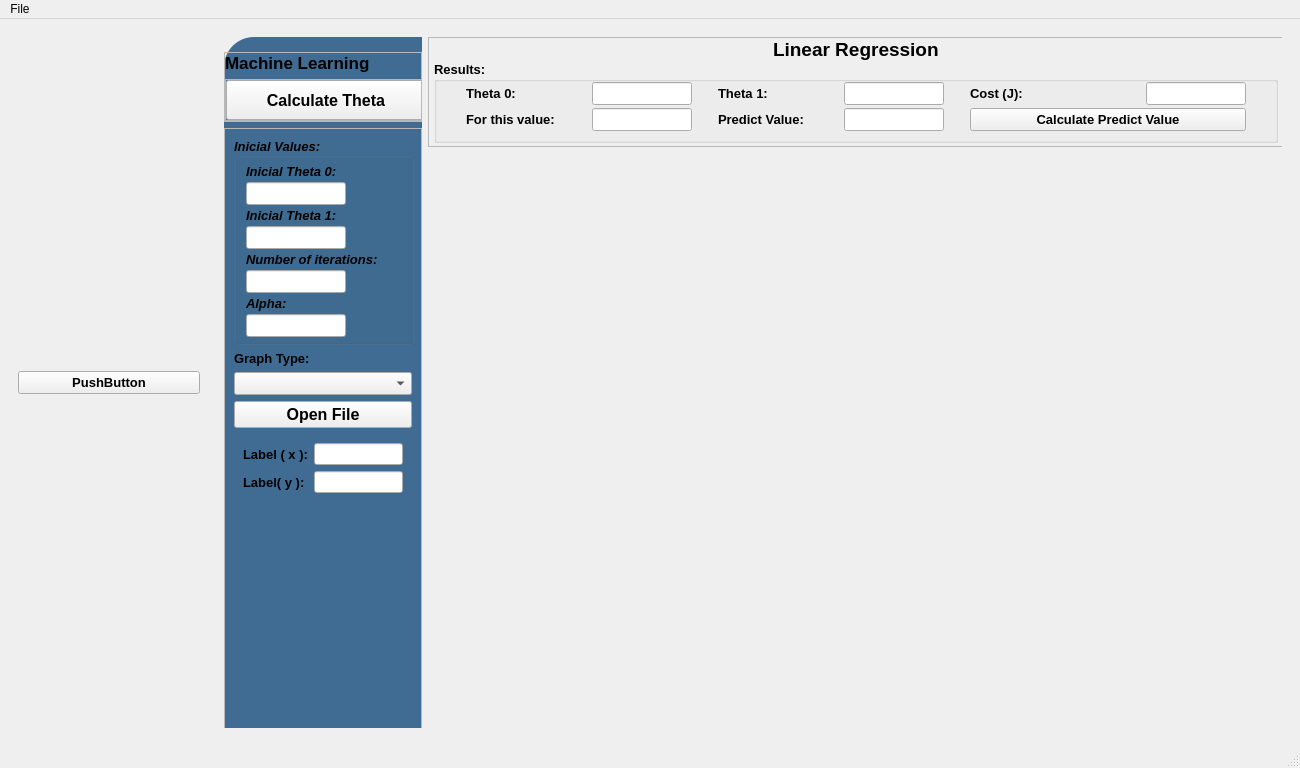
<?xml version="1.0" encoding="UTF-8"?>
<ui version="4.0">
 <class>MainWindow</class>
 <widget class="QMainWindow" name="MainWindow">
  <property name="geometry">
   <rect>
    <x>0</x>
    <y>0</y>
    <width>1300</width>
    <height>768</height>
   </rect>
  </property>
  <property name="windowTitle">
   <string>MainWindow</string>
  </property>
  <property name="styleSheet">
   <string notr="true"/>
  </property>
  <widget class="QWidget" name="centralwidget">
   <property name="font">
    <font>
     <pointsize>10</pointsize>
     <weight>75</weight>
     <bold>true</bold>
    </font>
   </property>
   <property name="styleSheet">
    <string notr="true">#leftwidget{ background-color :#406c93 ;border-top-left-radius:30px}

#headerframe{background-color :#e77b10;
border:2px solid #996236; border-top-left-radius:30px
}

#Title_graph,  #resultBox{color: #e6d07a}

#theta0_label,#theta1_label, #head_label_right,#InicialBox,#graph_label_gbox,#Alpha_label,#Itera_label,#Drag_drop_groupBox{color: #e5efbc}
#theta_m0_label, #theta_m1_label,#Cost_label,#PValue_label,#Value_predicted_label{color: #e4efb8}

#axe_x_label, #axe_y_label{color: #e4efb8}

#Calculate_btn{background-color:#e8e7e7; padding: 10px;
text-align:center; border-top-left-radius:20px}

#Btn_Open_file{background-color:#e8e7e7; padding: 8px;
text-align:center}


</string>
   </property>
   <layout class="QHBoxLayout" name="horizontalLayout">
    <item>
     <widget class="QWidget" name="left_widget_menu" native="true">
      <property name="minimumSize">
       <size>
        <width>200</width>
        <height>0</height>
       </size>
      </property>
      <property name="maximumSize">
       <size>
        <width>200</width>
        <height>16777215</height>
       </size>
      </property>
      <layout class="QVBoxLayout" name="verticalLayout_15">
       <item>
        <widget class="QPushButton" name="pushButton">
         <property name="text">
          <string>PushButton</string>
         </property>
        </widget>
       </item>
      </layout>
     </widget>
    </item>
    <item>
     <widget class="QWidget" name="widget_main_stuck" native="true">
      <layout class="QHBoxLayout" name="horizontalLayout_6">
       <item>
        <widget class="QStackedWidget" name="stackedWidget_2">
         <property name="currentIndex">
          <number>0</number>
         </property>
         <widget class="QWidget" name="page">
          <widget class="QWidget" name="leftwidget" native="true">
           <property name="geometry">
            <rect>
             <x>0</x>
             <y>0</y>
             <width>198</width>
             <height>709</height>
            </rect>
           </property>
           <property name="minimumSize">
            <size>
             <width>198</width>
             <height>0</height>
            </size>
           </property>
           <property name="maximumSize">
            <size>
             <width>198</width>
             <height>16777215</height>
            </size>
           </property>
           <layout class="QVBoxLayout" name="verticalLayout_8">
            <property name="spacing">
             <number>6</number>
            </property>
            <property name="leftMargin">
             <number>0</number>
            </property>
            <property name="topMargin">
             <number>15</number>
            </property>
            <property name="rightMargin">
             <number>0</number>
            </property>
            <property name="bottomMargin">
             <number>0</number>
            </property>
            <item alignment="Qt::AlignRight">
             <widget class="QFrame" name="frame_4">
              <property name="frameShape">
               <enum>QFrame::StyledPanel</enum>
              </property>
              <property name="frameShadow">
               <enum>QFrame::Raised</enum>
              </property>
              <layout class="QVBoxLayout" name="verticalLayout_9">
               <property name="leftMargin">
                <number>0</number>
               </property>
               <property name="topMargin">
                <number>0</number>
               </property>
               <property name="rightMargin">
                <number>0</number>
               </property>
               <property name="bottomMargin">
                <number>0</number>
               </property>
               <item alignment="Qt::AlignTop">
                <widget class="QLabel" name="head_label_right_2">
                 <property name="font">
                  <font>
                   <pointsize>13</pointsize>
                   <weight>75</weight>
                   <bold>true</bold>
                  </font>
                 </property>
                 <property name="text">
                  <string>Machine Learning</string>
                 </property>
                </widget>
               </item>
               <item alignment="Qt::AlignRight">
                <widget class="QFrame" name="frame_5">
                 <property name="frameShape">
                  <enum>QFrame::StyledPanel</enum>
                 </property>
                 <property name="frameShadow">
                  <enum>QFrame::Raised</enum>
                 </property>
                 <layout class="QVBoxLayout" name="verticalLayout_10">
                  <property name="spacing">
                   <number>0</number>
                  </property>
                  <property name="leftMargin">
                   <number>0</number>
                  </property>
                  <property name="topMargin">
                   <number>0</number>
                  </property>
                  <property name="rightMargin">
                   <number>0</number>
                  </property>
                  <property name="bottomMargin">
                   <number>0</number>
                  </property>
                  <item alignment="Qt::AlignRight">
                   <widget class="QPushButton" name="Calculate_btn_2">
                    <property name="sizePolicy">
                     <sizepolicy hsizetype="Expanding" vsizetype="Fixed">
                      <horstretch>0</horstretch>
                      <verstretch>0</verstretch>
                     </sizepolicy>
                    </property>
                    <property name="minimumSize">
                     <size>
                      <width>200</width>
                      <height>40</height>
                     </size>
                    </property>
                    <property name="maximumSize">
                     <size>
                      <width>200</width>
                      <height>40</height>
                     </size>
                    </property>
                    <property name="font">
                     <font>
                      <pointsize>12</pointsize>
                      <weight>75</weight>
                      <bold>true</bold>
                     </font>
                    </property>
                    <property name="text">
                     <string>Calculate Theta</string>
                    </property>
                    <property name="icon">
                     <iconset resource="resources.qrc">
                      <normaloff>:/blue/assets/imagenes/Blue258aad/airplay.svg</normaloff>:/blue/assets/imagenes/Blue258aad/airplay.svg</iconset>
                    </property>
                    <property name="iconSize">
                     <size>
                      <width>20</width>
                      <height>20</height>
                     </size>
                    </property>
                   </widget>
                  </item>
                 </layout>
                </widget>
               </item>
              </layout>
             </widget>
            </item>
            <item>
             <widget class="QFrame" name="frame_6">
              <property name="frameShape">
               <enum>QFrame::StyledPanel</enum>
              </property>
              <property name="frameShadow">
               <enum>QFrame::Raised</enum>
              </property>
              <layout class="QVBoxLayout" name="verticalLayout_11">
               <item>
                <widget class="QGroupBox" name="InicialBox_2">
                 <property name="minimumSize">
                  <size>
                   <width>180</width>
                   <height>0</height>
                  </size>
                 </property>
                 <property name="maximumSize">
                  <size>
                   <width>180</width>
                   <height>16777215</height>
                  </size>
                 </property>
                 <property name="font">
                  <font>
                   <pointsize>10</pointsize>
                   <weight>75</weight>
                   <italic>true</italic>
                   <bold>true</bold>
                  </font>
                 </property>
                 <property name="title">
                  <string>Inicial Values:</string>
                 </property>
                 <layout class="QVBoxLayout" name="verticalLayout_12">
                  <property name="spacing">
                   <number>3</number>
                  </property>
                  <property name="topMargin">
                   <number>5</number>
                  </property>
                  <property name="bottomMargin">
                   <number>5</number>
                  </property>
                  <item>
                   <widget class="QLabel" name="theta0_label_2">
                    <property name="font">
                     <font>
                      <pointsize>10</pointsize>
                      <weight>75</weight>
                      <bold>true</bold>
                     </font>
                    </property>
                    <property name="text">
                     <string>Inicial Theta 0:</string>
                    </property>
                   </widget>
                  </item>
                  <item>
                   <widget class="QLineEdit" name="theta_2">
                    <property name="minimumSize">
                     <size>
                      <width>100</width>
                      <height>0</height>
                     </size>
                    </property>
                    <property name="maximumSize">
                     <size>
                      <width>100</width>
                      <height>16777215</height>
                     </size>
                    </property>
                   </widget>
                  </item>
                  <item>
                   <widget class="QLabel" name="theta1_label_2">
                    <property name="font">
                     <font>
                      <pointsize>10</pointsize>
                      <weight>75</weight>
                      <bold>true</bold>
                     </font>
                    </property>
                    <property name="text">
                     <string>Inicial Theta 1:</string>
                    </property>
                   </widget>
                  </item>
                  <item>
                   <widget class="QLineEdit" name="theta_3">
                    <property name="minimumSize">
                     <size>
                      <width>100</width>
                      <height>0</height>
                     </size>
                    </property>
                    <property name="maximumSize">
                     <size>
                      <width>100</width>
                      <height>16777215</height>
                     </size>
                    </property>
                   </widget>
                  </item>
                  <item>
                   <widget class="QLabel" name="Itera_label_2">
                    <property name="font">
                     <font>
                      <pointsize>10</pointsize>
                      <weight>75</weight>
                      <bold>true</bold>
                     </font>
                    </property>
                    <property name="text">
                     <string>Number of iterations:</string>
                    </property>
                   </widget>
                  </item>
                  <item>
                   <widget class="QLineEdit" name="value_iterations_2">
                    <property name="minimumSize">
                     <size>
                      <width>100</width>
                      <height>0</height>
                     </size>
                    </property>
                    <property name="maximumSize">
                     <size>
                      <width>100</width>
                      <height>16777215</height>
                     </size>
                    </property>
                   </widget>
                  </item>
                  <item>
                   <widget class="QLabel" name="Alpha_label_2">
                    <property name="font">
                     <font>
                      <pointsize>10</pointsize>
                      <weight>75</weight>
                      <bold>true</bold>
                     </font>
                    </property>
                    <property name="text">
                     <string>Alpha:</string>
                    </property>
                   </widget>
                  </item>
                  <item>
                   <widget class="QLineEdit" name="Alpha_2">
                    <property name="minimumSize">
                     <size>
                      <width>100</width>
                      <height>0</height>
                     </size>
                    </property>
                    <property name="maximumSize">
                     <size>
                      <width>100</width>
                      <height>16777215</height>
                     </size>
                    </property>
                   </widget>
                  </item>
                 </layout>
                </widget>
               </item>
               <item>
                <widget class="QLabel" name="graph_label_gbox_2">
                 <property name="font">
                  <font>
                   <pointsize>10</pointsize>
                   <weight>75</weight>
                   <bold>true</bold>
                  </font>
                 </property>
                 <property name="text">
                  <string>Graph Type:</string>
                 </property>
                </widget>
               </item>
               <item>
                <widget class="QComboBox" name="Graph_cboBox_2">
                 <property name="font">
                  <font>
                   <pointsize>10</pointsize>
                   <italic>true</italic>
                  </font>
                 </property>
                 <property name="toolTip">
                  <string>&lt;html&gt;&lt;head/&gt;&lt;body&gt;&lt;p&gt;Surface the graphs&lt;/p&gt;&lt;/body&gt;&lt;/html&gt;</string>
                 </property>
                </widget>
               </item>
               <item>
                <widget class="QPushButton" name="Btn_Open_file_2">
                 <property name="font">
                  <font>
                   <pointsize>12</pointsize>
                   <weight>75</weight>
                   <bold>true</bold>
                  </font>
                 </property>
                 <property name="text">
                  <string>Open File</string>
                 </property>
                 <property name="icon">
                  <iconset resource="resources.qrc">
                   <normaloff>:/blue/assets/imagenes/Blue258aad/folder-plus.svg</normaloff>:/blue/assets/imagenes/Blue258aad/folder-plus.svg</iconset>
                 </property>
                 <property name="iconSize">
                  <size>
                   <width>20</width>
                   <height>20</height>
                  </size>
                 </property>
                </widget>
               </item>
               <item>
                <widget class="QWidget" name="label_XY_label_widget_2" native="true">
                 <layout class="QGridLayout" name="gridLayout_3">
                  <item row="0" column="0">
                   <widget class="QLabel" name="axe_x_label_2">
                    <property name="font">
                     <font>
                      <pointsize>10</pointsize>
                      <weight>75</weight>
                      <bold>true</bold>
                     </font>
                    </property>
                    <property name="text">
                     <string>Label ( x ):</string>
                    </property>
                   </widget>
                  </item>
                  <item row="0" column="1">
                   <widget class="QLineEdit" name="axe_x_Qline_2"/>
                  </item>
                  <item row="1" column="1">
                   <widget class="QLineEdit" name="axe_y_Qline_2"/>
                  </item>
                  <item row="1" column="0">
                   <widget class="QLabel" name="axe_y_label_2">
                    <property name="font">
                     <font>
                      <pointsize>10</pointsize>
                      <weight>75</weight>
                      <bold>true</bold>
                     </font>
                    </property>
                    <property name="text">
                     <string>Label( y ):</string>
                    </property>
                   </widget>
                  </item>
                 </layout>
                </widget>
               </item>
               <item>
                <spacer name="verticalSpacer_2">
                 <property name="orientation">
                  <enum>Qt::Vertical</enum>
                 </property>
                 <property name="sizeHint" stdset="0">
                  <size>
                   <width>20</width>
                   <height>40</height>
                  </size>
                 </property>
                </spacer>
               </item>
              </layout>
             </widget>
            </item>
           </layout>
          </widget>
          <widget class="QWidget" name="righthwidget" native="true">
           <property name="geometry">
            <rect>
             <x>204</x>
             <y>0</y>
             <width>856</width>
             <height>709</height>
            </rect>
           </property>
           <layout class="QVBoxLayout" name="verticalLayout_13">
            <property name="spacing">
             <number>0</number>
            </property>
            <property name="leftMargin">
             <number>0</number>
            </property>
            <property name="topMargin">
             <number>0</number>
            </property>
            <property name="rightMargin">
             <number>0</number>
            </property>
            <property name="bottomMargin">
             <number>0</number>
            </property>
            <item alignment="Qt::AlignTop">
             <widget class="QWidget" name="headerwidget_2" native="true">
              <layout class="QHBoxLayout" name="horizontalLayout_4">
               <property name="spacing">
                <number>0</number>
               </property>
               <property name="leftMargin">
                <number>0</number>
               </property>
               <property name="topMargin">
                <number>0</number>
               </property>
               <property name="rightMargin">
                <number>0</number>
               </property>
               <property name="bottomMargin">
                <number>0</number>
               </property>
               <item alignment="Qt::AlignTop">
                <widget class="QFrame" name="headerframe_2">
                 <property name="frameShape">
                  <enum>QFrame::StyledPanel</enum>
                 </property>
                 <property name="frameShadow">
                  <enum>QFrame::Raised</enum>
                 </property>
                 <layout class="QVBoxLayout" name="verticalLayout_14">
                  <property name="spacing">
                   <number>0</number>
                  </property>
                  <property name="leftMargin">
                   <number>5</number>
                  </property>
                  <property name="topMargin">
                   <number>0</number>
                  </property>
                  <property name="rightMargin">
                   <number>5</number>
                  </property>
                  <property name="bottomMargin">
                   <number>3</number>
                  </property>
                  <item alignment="Qt::AlignHCenter|Qt::AlignTop">
                   <widget class="QLabel" name="Title_graph_2">
                    <property name="font">
                     <font>
                      <pointsize>14</pointsize>
                      <weight>75</weight>
                      <bold>true</bold>
                     </font>
                    </property>
                    <property name="text">
                     <string>Linear Regression</string>
                    </property>
                   </widget>
                  </item>
                  <item alignment="Qt::AlignTop">
                   <widget class="QGroupBox" name="resultBox_2">
                    <property name="font">
                     <font>
                      <pointsize>10</pointsize>
                      <weight>75</weight>
                      <bold>true</bold>
                     </font>
                    </property>
                    <property name="title">
                     <string>Results:</string>
                    </property>
                    <layout class="QGridLayout" name="gridLayout_4">
                     <property name="leftMargin">
                      <number>9</number>
                     </property>
                     <property name="topMargin">
                      <number>0</number>
                     </property>
                     <property name="verticalSpacing">
                      <number>3</number>
                     </property>
                     <item row="2" column="2">
                      <widget class="QLabel" name="Value_predicted_label_2">
                       <property name="font">
                        <font>
                         <pointsize>10</pointsize>
                         <weight>75</weight>
                         <bold>true</bold>
                        </font>
                       </property>
                       <property name="text">
                        <string>Predict Value:</string>
                       </property>
                      </widget>
                     </item>
                     <item row="2" column="3">
                      <widget class="QLineEdit" name="Value_predicted_2">
                       <property name="minimumSize">
                        <size>
                         <width>75</width>
                         <height>0</height>
                        </size>
                       </property>
                       <property name="maximumSize">
                        <size>
                         <width>100</width>
                         <height>16777215</height>
                        </size>
                       </property>
                      </widget>
                     </item>
                     <item row="2" column="0">
                      <widget class="QLabel" name="PValue_label_2">
                       <property name="font">
                        <font>
                         <pointsize>10</pointsize>
                         <weight>75</weight>
                         <bold>true</bold>
                        </font>
                       </property>
                       <property name="text">
                        <string>For this value:</string>
                       </property>
                      </widget>
                     </item>
                     <item row="1" column="4">
                      <widget class="QLabel" name="Cost_label_2">
                       <property name="minimumSize">
                        <size>
                         <width>100</width>
                         <height>0</height>
                        </size>
                       </property>
                       <property name="maximumSize">
                        <size>
                         <width>150</width>
                         <height>16777215</height>
                        </size>
                       </property>
                       <property name="font">
                        <font>
                         <pointsize>10</pointsize>
                         <weight>75</weight>
                         <bold>true</bold>
                        </font>
                       </property>
                       <property name="text">
                        <string>Cost (J):</string>
                       </property>
                      </widget>
                     </item>
                     <item row="1" column="0">
                      <widget class="QLabel" name="theta_m0_label_2">
                       <property name="minimumSize">
                        <size>
                         <width>100</width>
                         <height>0</height>
                        </size>
                       </property>
                       <property name="maximumSize">
                        <size>
                         <width>100</width>
                         <height>16777215</height>
                        </size>
                       </property>
                       <property name="font">
                        <font>
                         <pointsize>10</pointsize>
                         <weight>75</weight>
                         <bold>true</bold>
                        </font>
                       </property>
                       <property name="text">
                        <string>Theta 0:</string>
                       </property>
                      </widget>
                     </item>
                     <item row="1" column="2">
                      <widget class="QLabel" name="theta_m1_label_2">
                       <property name="minimumSize">
                        <size>
                         <width>100</width>
                         <height>0</height>
                        </size>
                       </property>
                       <property name="maximumSize">
                        <size>
                         <width>100</width>
                         <height>16777215</height>
                        </size>
                       </property>
                       <property name="font">
                        <font>
                         <pointsize>10</pointsize>
                         <weight>75</weight>
                         <bold>true</bold>
                        </font>
                       </property>
                       <property name="text">
                        <string>Theta 1:</string>
                       </property>
                      </widget>
                     </item>
                     <item row="2" column="4" colspan="2">
                      <widget class="QPushButton" name="Btn_predictvalue_2">
                       <property name="text">
                        <string>Calculate Predict Value</string>
                       </property>
                      </widget>
                     </item>
                     <item row="1" column="3">
                      <widget class="QLineEdit" name="theta1_Qline_2">
                       <property name="minimumSize">
                        <size>
                         <width>75</width>
                         <height>0</height>
                        </size>
                       </property>
                       <property name="maximumSize">
                        <size>
                         <width>100</width>
                         <height>16777215</height>
                        </size>
                       </property>
                      </widget>
                     </item>
                     <item row="1" column="5">
                      <widget class="QLineEdit" name="Cost_QLine_2">
                       <property name="minimumSize">
                        <size>
                         <width>75</width>
                         <height>0</height>
                        </size>
                       </property>
                       <property name="maximumSize">
                        <size>
                         <width>100</width>
                         <height>16777215</height>
                        </size>
                       </property>
                      </widget>
                     </item>
                     <item row="1" column="1">
                      <widget class="QLineEdit" name="theta0_Qline_2">
                       <property name="minimumSize">
                        <size>
                         <width>75</width>
                         <height>0</height>
                        </size>
                       </property>
                       <property name="maximumSize">
                        <size>
                         <width>100</width>
                         <height>16777215</height>
                        </size>
                       </property>
                      </widget>
                     </item>
                     <item row="2" column="1">
                      <widget class="QLineEdit" name="PValue_lineEdit_2">
                       <property name="minimumSize">
                        <size>
                         <width>75</width>
                         <height>0</height>
                        </size>
                       </property>
                       <property name="maximumSize">
                        <size>
                         <width>100</width>
                         <height>16777215</height>
                        </size>
                       </property>
                      </widget>
                     </item>
                    </layout>
                   </widget>
                  </item>
                 </layout>
                </widget>
               </item>
              </layout>
             </widget>
            </item>
            <item>
             <widget class="QWidget" name="graphwidget_2" native="true">
              <property name="minimumSize">
               <size>
                <width>0</width>
                <height>430</height>
               </size>
              </property>
              <property name="maximumSize">
               <size>
                <width>16777215</width>
                <height>430</height>
               </size>
              </property>
              <layout class="QHBoxLayout" name="horizontalLayout_5">
               <property name="leftMargin">
                <number>0</number>
               </property>
               <item>
                <widget class="QStackedWidget" name="stackedWidget_3">
                 <property name="currentIndex">
                  <number>0</number>
                 </property>
                 <widget class="QWidget" name="scatter_2">
                  <property name="minimumSize">
                   <size>
                    <width>560</width>
                    <height>412</height>
                   </size>
                  </property>
                  <property name="maximumSize">
                   <size>
                    <width>1300</width>
                    <height>768</height>
                   </size>
                  </property>
                  <widget class="QWidget" name="verticalLayoutWidget_3">
                   <property name="geometry">
                    <rect>
                     <x>0</x>
                     <y>10</y>
                     <width>571</width>
                     <height>401</height>
                    </rect>
                   </property>
                   <layout class="QVBoxLayout" name="scatter_VLayout_2"/>
                  </widget>
                 </widget>
                 <widget class="QWidget" name="line_2">
                  <property name="minimumSize">
                   <size>
                    <width>560</width>
                    <height>412</height>
                   </size>
                  </property>
                  <property name="maximumSize">
                   <size>
                    <width>1300</width>
                    <height>768</height>
                   </size>
                  </property>
                  <widget class="QWidget" name="verticalLayoutWidget_4">
                   <property name="geometry">
                    <rect>
                     <x>0</x>
                     <y>10</y>
                     <width>571</width>
                     <height>401</height>
                    </rect>
                   </property>
                   <layout class="QVBoxLayout" name="line_VLayout_2"/>
                  </widget>
                 </widget>
                </widget>
               </item>
              </layout>
             </widget>
            </item>
           </layout>
          </widget>
         </widget>
         <widget class="QWidget" name="page_2"/>
        </widget>
       </item>
      </layout>
     </widget>
    </item>
   </layout>
  </widget>
  <widget class="QMenuBar" name="menubar">
   <property name="geometry">
    <rect>
     <x>0</x>
     <y>0</y>
     <width>1300</width>
     <height>21</height>
    </rect>
   </property>
   <widget class="QMenu" name="menuFile">
    <property name="title">
     <string>File</string>
    </property>
   </widget>
   <addaction name="menuFile"/>
  </widget>
  <widget class="QStatusBar" name="statusbar"/>
 </widget>
 <resources>
  <include location="resources.qrc"/>
 </resources>
 <connections/>
</ui>
